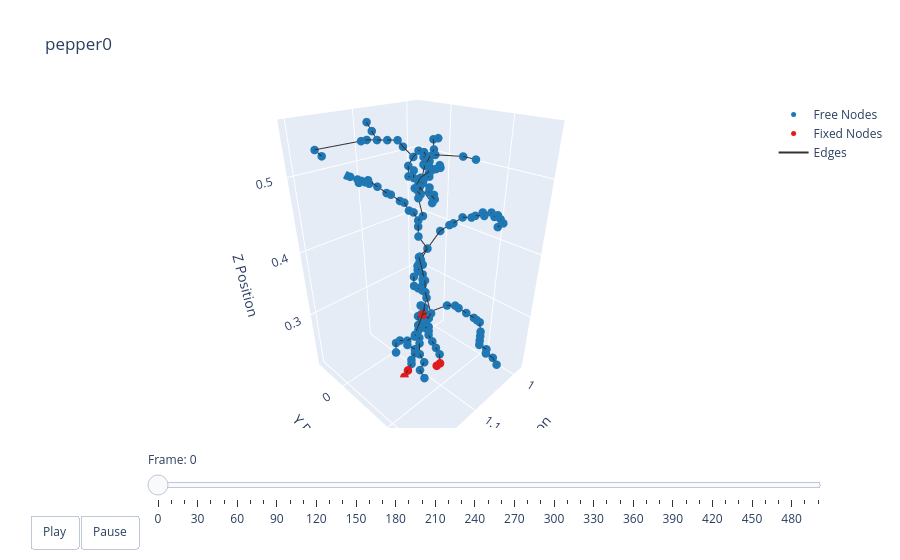

This figure's notebook cell:
### Markdown cell above
### Plotting

### Code cell
t = np.arange(robot.sim_params.total_time, step=robot.sim_params.dt)
options = dismech.AnimationOptions(title=plant_name, plot_step=10)

fig = dismech.get_interactive_animation_plotly(robot, t, qs , options)
fig.show()

### Figure 1 — Plotly figure (JSON) as saved in the notebook; plotly's stock layout.template omitted (floating-point values rounded to 4 significant figures; data arrays with more than 128 entries replaced by an {"elided": "..."} marker saying what was removed)
{"data": [{"marker": {"color": "#1f78b4", "size": 5}, "mode": "markers", "name": "Free Nodes", "type": "scatter3d", "x": {"elided": "170 float values"}, "y": {"elided": "170 float values"}, "z": {"elided": "170 float values"}}, {"marker": {"color": "#e31a1c", "size": 5}, "mode": "markers", "name": "Fixed Nodes", "type": "scatter3d", "x": [1.128, 1.12, 1.072, 1.08, 1.105], "y": [0.05033, 0.05033, 0.07433, 0.07433, 0.06633], "z": [0.2049, 0.2129, 0.2129, 0.2129, 0.3169]}, {"line": {"color": "#333333", "width": 2}, "mode": "lines", "name": "Edges", "type": "scatter3d", "x": {"elided": "522 float values"}, "y": {"elided": "522 float values"}, "z": {"elided": "522 float values"}}, {"color": "rgba(166, 206, 227, 0.7)", "i": [], "j": [], "k": [], "name": "Faces", "opacity": 0.7, "showscale": false, "type": "mesh3d", "x": {"elided": "175 float values"}, "y": {"elided": "175 float values"}, "z": {"elided": "175 float values"}}], "layout": {"scene": {"camera": {"eye": {"x": 1.225, "y": 1.225, "z": 1.0}}, "xaxis": {"range": [0.9763, 1.209], "title": {"text": "X Position"}}, "yaxis": {"range": [-0.06307, 0.1635], "title": {"text": "Y Position"}}, "zaxis": {"range": [0.2049, 0.5648], "title": {"text": "Z Position"}}}, "sliders": [{"currentvalue": {"prefix": "Frame: "}, "steps": [{"args": [["0"], {"frame": {"duration": 50, "redraw": true}, "mode": "immediate"}], "label": "0", "method": "animate"}, {"args": [["1"], {"frame": {"duration": 50, "redraw": true}, "mode": "immediate"}], "label": "10", "method": "animate"}, {"args": [["2"], {"frame": {"duration": 50, "redraw": true}, "mode": "immediate"}], "label": "20", "method": "animate"}, {"args": [["3"], {"frame": {"duration": 50, "redraw": true}, "mode": "immediate"}], "label": "30", "method": "animate"}, {"args": [["4"], {"frame": {"duration": 50, "redraw": true}, "mode": "immediate"}], "label": "40", "method": "animate"}, {"args": [["5"], {"frame": {"duration": 50, "redraw": true}, "mode": "immediate"}], "label": "50", "method": "animate"}, {"args": [["6"], {"frame": {"duration": 50, "redraw": true}, "mode": "immediate"}], "label": "60", "method": "animate"}, {"args": [["7"], {"frame": {"duration": 50, "redraw": true}, "mode": "immediate"}], "label": "70", "method": "animate"}, {"args": [["8"], {"frame": {"duration": 50, "redraw": true}, "mode": "immediate"}], "label": "80", "method": "animate"}, {"args": [["9"], {"frame": {"duration": 50, "redraw": true}, "mode": "immediate"}], "label": "90", "method": "animate"}, {"args": [["10"], {"frame": {"duration": 50, "redraw": true}, "mode": "immediate"}], "label": "100", "method": "animate"}, {"args": [["11"], {"frame": {"duration": 50, "redraw": true}, "mode": "immediate"}], "label": "110", "method": "animate"}, {"args": [["12"], {"frame": {"duration": 50, "redraw": true}, "mode": "immediate"}], "label": "120", "method": "animate"}, {"args": [["13"], {"frame": {"duration": 50, "redraw": true}, "mode": "immediate"}], "label": "130", "method": "animate"}, {"args": [["14"], {"frame": {"duration": 50, "redraw": true}, "mode": "immediate"}], "label": "140", "method": "animate"}, {"args": [["15"], {"frame": {"duration": 50, "redraw": true}, "mode": "immediate"}], "label": "150", "method": "animate"}, {"args": [["16"], {"frame": {"duration": 50, "redraw": true}, "mode": "immediate"}], "label": "160", "method": "animate"}, {"args": [["17"], {"frame": {"duration": 50, "redraw": true}, "mode": "immediate"}], "label": "170", "method": "animate"}, {"args": [["18"], {"frame": {"duration": 50, "redraw": true}, "mode": "immediate"}], "label": "180", "method": "animate"}, {"args": [["19"], {"frame": {"duration": 50, "redraw": true}, "mode": "immediate"}], "label": "190", "method": "animate"}, {"args": [["20"], {"frame": {"duration": 50, "redraw": true}, "mode": "immediate"}], "label": "200", "method": "animate"}, {"args": [["21"], {"frame": {"duration": 50, "redraw": true}, "mode": "immediate"}], "label": "210", "method": "animate"}, {"args": [["22"], {"frame": {"duration": 50, "redraw": true}, "mode": "immediate"}], "label": "220", "method": "animate"}, {"args": [["23"], {"frame": {"duration": 50, "redraw": true}, "mode": "immediate"}], "label": "230", "method": "animate"}, {"args": [["24"], {"frame": {"duration": 50, "redraw": true}, "mode": "immediate"}], "label": "240", "method": "animate"}, {"args": [["25"], {"frame": {"duration": 50, "redraw": true}, "mode": "immediate"}], "label": "250", "method": "animate"}, {"args": [["26"], {"frame": {"duration": 50, "redraw": true}, "mode": "immediate"}], "label": "260", "method": "animate"}, {"args": [["27"], {"frame": {"duration": 50, "redraw": true}, "mode": "immediate"}], "label": "270", "method": "animate"}, {"args": [["28"], {"frame": {"duration": 50, "redraw": true}, "mode": "immediate"}], "label": "280", "method": "animate"}, {"args": [["29"], {"frame": {"duration": 50, "redraw": true}, "mode": "immediate"}], "label": "290", "method": "animate"}, {"args": [["30"], {"frame": {"duration": 50, "redraw": true}, "mode": "immediate"}], "label": "300", "method": "animate"}, {"args": [["31"], {"frame": {"duration": 50, "redraw": true}, "mode": "immediate"}], "label": "310", "method": "animate"}, {"args": [["32"], {"frame": {"duration": 50, "redraw": true}, "mode": "immediate"}], "label": "320", "method": "animate"}, {"args": [["33"], {"frame": {"duration": 50, "redraw": true}, "mode": "immediate"}], "label": "330", "method": "animate"}, {"args": [["34"], {"frame": {"duration": 50, "redraw": true}, "mode": "immediate"}], "label": "340", "method": "animate"}, {"args": [["35"], {"frame": {"duration": 50, "redraw": true}, "mode": "immediate"}], "label": "350", "method": "animate"}, {"args": [["36"], {"frame": {"duration": 50, "redraw": true}, "mode": "immediate"}], "label": "360", "method": "animate"}, {"args": [["37"], {"frame": {"duration": 50, "redraw": true}, "mode": "immediate"}], "label": "370", "method": "animate"}, {"args": [["38"], {"frame": {"duration": 50, "redraw": true}, "mode": "immediate"}], "label": "380", "method": "animate"}, {"args": [["39"], {"frame": {"duration": 50, "redraw": true}, "mode": "immediate"}], "label": "390", "method": "animate"}, {"args": [["40"], {"frame": {"duration": 50, "redraw": true}, "mode": "immediate"}], "label": "400", "method": "animate"}, {"args": [["41"], {"frame": {"duration": 50, "redraw": true}, "mode": "immediate"}], "label": "410", "method": "animate"}, {"args": [["42"], {"frame": {"duration": 50, "redraw": true}, "mode": "immediate"}], "label": "420", "method": "animate"}, {"args": [["43"], {"frame": {"duration": 50, "redraw": true}, "mode": "immediate"}], "label": "430", "method": "animate"}, {"args": [["44"], {"frame": {"duration": 50, "redraw": true}, "mode": "immediate"}], "label": "440", "method": "animate"}, {"args": [["45"], {"frame": {"duration": 50, "redraw": true}, "mode": "immediate"}], "label": "450", "method": "animate"}, {"args": [["46"], {"frame": {"duration": 50, "redraw": true}, "mode": "immediate"}], "label": "460", "method": "animate"}, {"args": [["47"], {"frame": {"duration": 50, "redraw": true}, "mode": "immediate"}], "label": "470", "method": "animate"}, {"args": [["48"], {"frame": {"duration": 50, "redraw": true}, "mode": "immediate"}], "label": "480", "method": "animate"}, {"args": [["49"], {"frame": {"duration": 50, "redraw": true}, "mode": "immediate"}], "label": "490", "method": "animate"}, {"args": [["50"], {"frame": {"duration": 50, "redraw": true}, "mode": "immediate"}], "label": "499", "method": "animate"}], "transition": {"duration": 0}, "x": 0.1, "y": 0}], "title": {"text": "pepper0"}, "updatemenus": [{"buttons": [{"args": [null, {"frame": {"duration": 50, "redraw": true}, "fromcurrent": true}], "label": "Play", "method": "animate"}, {"args": [[null], {"frame": {"duration": 0, "redraw": true}, "mode": "immediate"}], "label": "Pause", "method": "animate"}], "direction": "left", "pad": {"r": 10, "t": 87}, "showactive": false, "type": "buttons", "x": 0.1, "xanchor": "right", "y": 0, "yanchor": "top"}]}}
